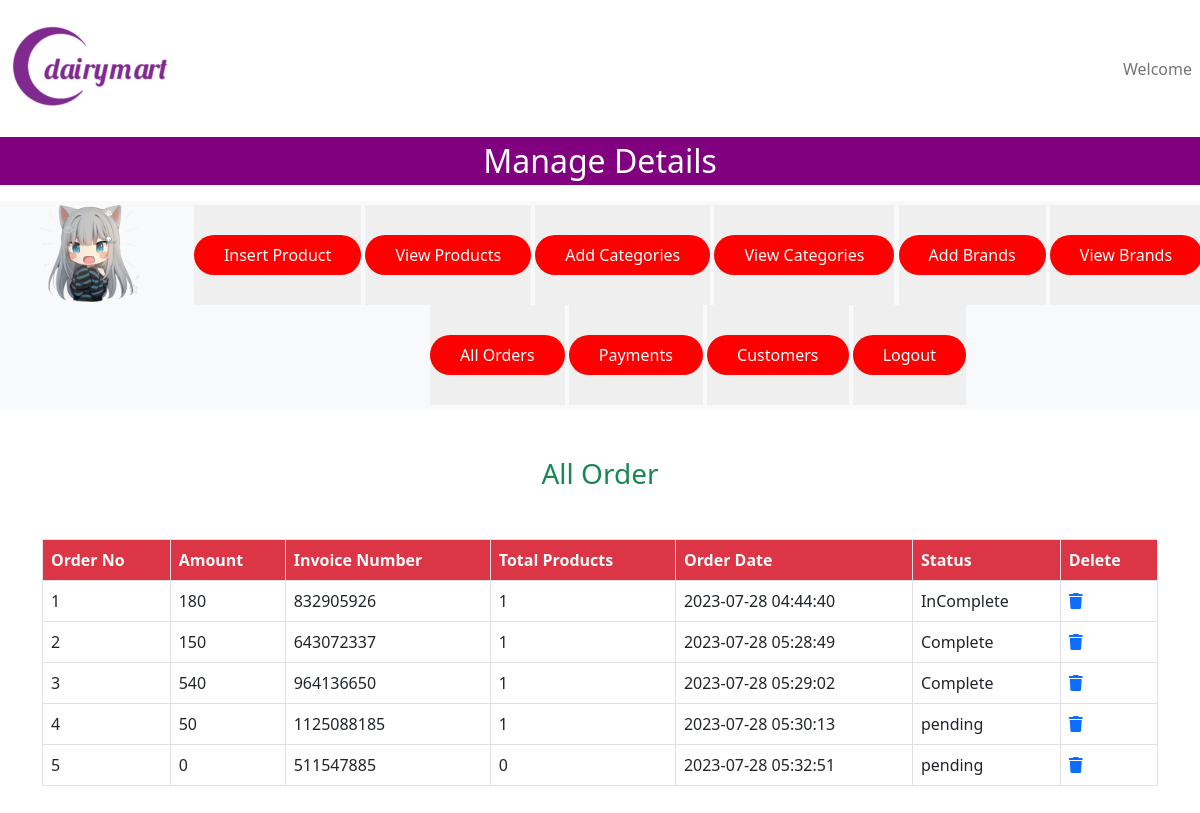
Page /admin/index.php?list_order on the committed database.
### tables this page shows
CREATE TABLE `user_orders` (
  `order_id` int(11) NOT NULL,
  `user_id` int(11) NOT NULL,
  `amount_due` int(255) NOT NULL,
  `invoice_number` int(255) NOT NULL,
  `total_products` int(255) NOT NULL,
  `order_date` timestamp NOT NULL DEFAULT current_timestamp() ON UPDATE current_timestamp(),
  `order_status` varchar(255) NOT NULL
);

### admin/list_order.php (the view, shortened to what this page needs)
<h3 class="text-center text-success">All Order</h3>
<table class="table table-bordered mt-5">
    <thead class="bg-danger text-light">
        <?php
        $get_orders="select * from `user_orders`";
        $result=mysqli_query($con,$get_orders);
        $row_count=mysqli_num_rows($result);
        if($row_count==0){
            echo "<h2 class='text-center text=danger'>No Orders Yet</h2>";
        }else{
            echo "
            <tr>
            <th>Order No</th>
            <th>Amount</th>
            <th>Invoice Number</th>
            <th>Total Products</th>
            <th>Order Date</th>
            <th>Status</th>
            <th>Delete</th>
            </tr>";
            while($row_data=mysqli_fetch_assoc($result)){
            $order_id=$row_data['order_id'];
            $amount_due=$row_data['amount_due'];
            $invoice_number=$row_data['invoice_number'];
            $total_products=$row_data['total_products'];
            $order_data=$row_data['order_date'];
            $order_status=$row_data['order_status'];
            ?>
<tbody>
<tr>
            <td><?php echo $order_id ?></td>
            <td><?php echo $amount_due ?></td>
            <td><?php echo $invoice_number ?></td>
            <td><?php echo $total_products ?></td>
            <td><?php echo $order_data ?></td>
            <td><?php echo $order_status ?></td>
            <td><a href="index.php?delete_order=<?php echo $order_id ?>"><i class="fa-solid fa-trash"></i></a></td>
            </tr>
</tbody>
<?php
        }
        }
        ?>
    </thead>
</table>

### admin/style.css (style rules this page uses)
* { margin: 0; padding: 0; }

### rows in the picture
user_orders: order_id "1", amount_due "180", invoice_number "832905926", total_products "1", order_date "2023-07-28 04:44:40", order_status "InComplete"
user_orders: order_id "2", amount_due "150", invoice_number "643072337", total_products "1", order_date "2023-07-28 05:28:49", order_status "Complete"
user_orders: order_id "3", amount_due "540", invoice_number "964136650", total_products "1", order_date "2023-07-28 05:29:02", order_status "Complete"
user_orders: order_id "4", amount_due "50", invoice_number "1125088185", total_products "1", order_date "2023-07-28 05:30:13", order_status "pending"
user_orders: order_id "5", amount_due "0", invoice_number "511547885", total_products "0", order_date "2023-07-28 05:32:51", order_status "pending"
